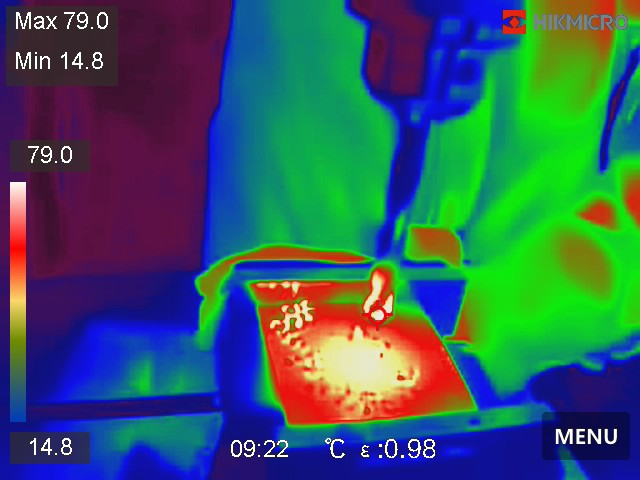
#> input picture Tercera Entrega/1.jpg, 640 x 480 px
$ jupyter execute --allow-errors 'Proyecto Visión de MáquinaAV2.ipynb'
#> lines starting #> are read from the running program, lines starting #| are printed output that depends on the picture; after the words box and inside, x2 and y2 are one past the last pixel; in counts of white or black regions, pixels touching at a corner belong together
<p style="font-size:300%; text-align:center;line-height : 80px; margin : 0; padding : 0;font-weight:bold">
Tercer avance proyecto - Visión de máquina</p>

Integrantes:
<ul style="font-size:120%; line-height : 30px; margin-top : 0; ">
  <li>Mateo Andres Rodriguez</li>
  <li>Sebastian Campiño Figueroa</li>
</ul>

##  El avance presente no contiene el código del primer avance dentro de este notebook, para revisar el avance previo por favor revisar el notebook de la primera entrega

# Diagrama de flujo proyecto

[cell 1]
import cv2
import numpy as np
import matplotlib.pyplot as plt
from PIL import Image
import pytesseract

# Set the Tesseract executable path
pytesseract.pytesseract.tesseract_cmd = r'C:\Users\pc\AppData\Local\Tesseract-OCR\tesseract.exe'


# Cargar la imagen original y convertirla a escala de grises
image = cv2.imread('1.jpg')
#> image is the input picture: shape (480, 640, 3); mean B, G, R 95.8, 90.7, 54.4
gray = cv2.imread('1.jpg', 0)
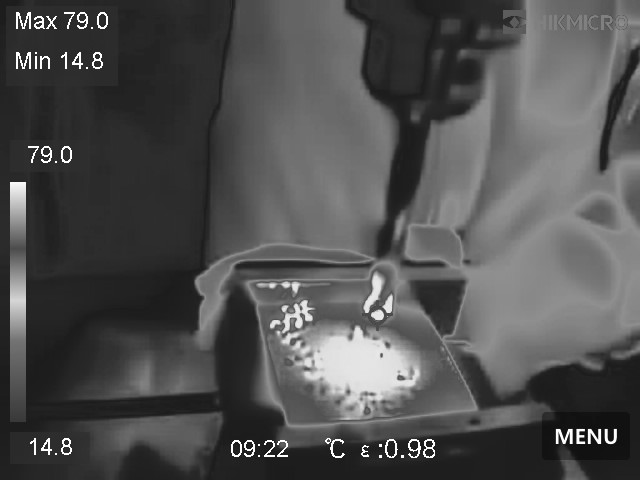
#> gray: shape (480, 640); min 6, max 255, mean 80.5

[cell 2]
import os
from PIL import Image

# Utilizando barras invertidas dobles
carpeta_principal = 'C:\\Users\\Pc\\Desktop\\VisionDeMaquina\\Proyecto\\ProyectoVisionMaquina2023-2\\Tercera Entrega\\Dataset'

# Función para procesar las imágenes
def procesar_imagen(ruta_imagen):
#> called with ruta_imagen = 'Tercera Entrega/Dataset/10.jpeg'
    try:
        # Abre la imagen
        imagen = Image.open(ruta_imagen)
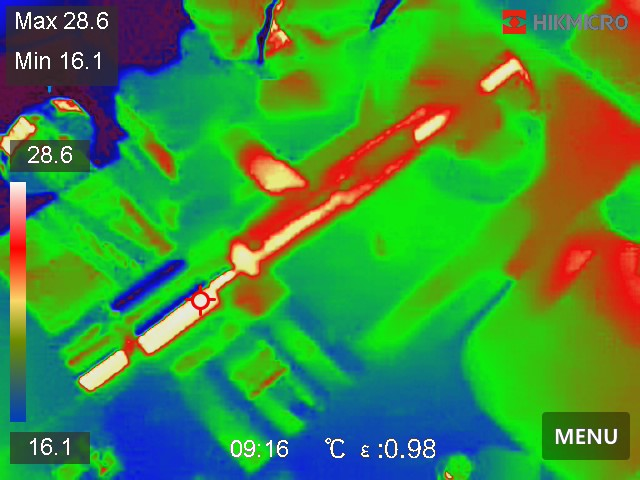
#> input picture Tercera Entrega/Dataset/10.jpeg, 640 x 480 px
#> imagen is the input picture: PIL image 640x480 RGB; mean R, G, B 63.5, 142.6, 61.1

        # Aquí puedes realizar cualquier procesamiento necesario en la imagen
        # Por ejemplo, cambiar el tamaño, convertir a blanco y negro, etc.

        # Guarda la imagen procesada o realiza alguna operación con ella
        # imagen.save('nueva_ruta/imagen_procesada.jpg')

        # Muestra información de la imagen (opcional)
        print(f"Procesando imagen: {ruta_imagen}, Tamaño: {imagen.size}, Formato: {imagen.format}")
#| Procesando imagen: Tercera Entrega/Dataset/10.jpeg, Tamaño: (640, 480), Formato: JPEG

        # Cierra la imagen
        imagen.close()
    except Exception as e:
        print(f"No se pudo procesar la imagen {ruta_imagen}: {e}")

# Itera a través de todas las carpetas y archivos en la carpeta principal
for ruta_carpeta, _, archivos in os.walk(carpeta_principal):
    for archivo in archivos:
        # Verifica si el archivo es una imagen (puedes agregar más extensiones si es necesario)
        if archivo.endswith(('.jpg', '.jpeg', '.png', '.gif')):
            ruta_imagen = os.path.join(ruta_carpeta, archivo)
            procesar_imagen(ruta_imagen)

[cell 3]
# Convertir la imagen original a formato RGB para mostrar colores adecuadamente
image_rgb = cv2.cvtColor(image, cv2.COLOR_BGR2RGB)

# Mostrar la imagen RGB original
plt.imshow(image_rgb)
plt.title('Imagen RGB Original')
plt.axis('off')  # Ocultar los ejes
plt.show()

# Mostrar la imagen en su forma cargada
plt.imshow(image)
plt.title('Imagen Cargada')
plt.axis('off')  # Ocultar los ejes
plt.show()

# Mostrar la imagen en escala de grises
plt.show()
plt.imshow(gray)
plt.title('Imagen en Escala de Grises')
plt.axis('off')  # Ocultar los ejes
plt.show()

[cell 4]
# Detectar bordes en la imagen en escala de grises
edged = cv2.Canny(gray, 50, 200)
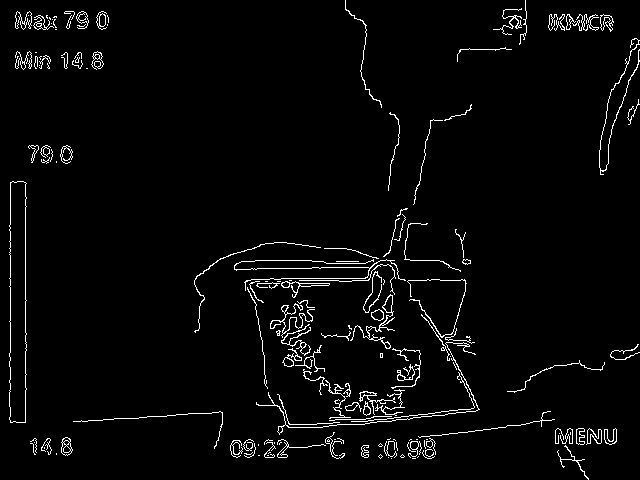
#> edged: shape (480, 640); 3.1% white in thin lines or dots

# Mostrar los bordes detectados
plt.show()
plt.show()
plt.imshow(edged)
plt.title('Bordes Detectados')
plt.axis('off')  # Ocultar los ejes
plt.show()

[cell 5]
# Encontrar los contornos en los bordes detectados
contours, _ = cv2.findContours(edged, cv2.RETR_EXTERNAL, cv2.CHAIN_APPROX_SIMPLE)
#> contours = 154 contours, 106 with area under 20; largest, box (x1, y1, x2, y2) and area: (9, 181, 27, 423) 3666, (350, 294, 395, 349) 204, (61, 437, 73, 456) 145, (15, 11, 32, 30) 142, (586, 428, 602, 445) 126
print(contours)
#| [array([[[412, 458]],
#|        [[415, 458]]], dtype=int32), array([[[391, 458]]], dtype=int32), array([[[388, 457]]], dtype=int32), array([[[418, 456]],
#|        [[417, 457]]], dtype=int32), array([[[267, 455]],
#|        [[268, 455]]], dtype=int32), array([[[258, 455]],
#|        [[259, 455]]], dtype=int32), array([[[402, 454]],
#|        [[400, 456]],
#> (further printed lines are left out)

[cell 6]
for contour in contours:
    # Filtrar contornos por área (ajustar el valor si es necesario)
    if cv2.contourArea(contour) > 1000:
        # Obtener las coordenadas del rectángulo del contorno
        x, y, w, h = cv2.boundingRect(contour)

        # Dibujar un rectángulo alrededor del área de interés en color rojo
        cv2.rectangle(image_rgb, (x, y), (x + w, y + h), (255, 0, 0), 2)  # Rojo: BGR (0, 0, 255)

        # Imprimir las coordenadas de los 4 puntos del rectángulo, la altura, el ancho y el área
        print("Coordenadas del rectángulo:", (x, y), (x + w, y + h))
        print("Altura:", h)
        print("Ancho:", w)
        print("Área:", cv2.contourArea(contour))

        x_ref = x
        y_ref = y
        x2_ref = x + w
        y2_ref = y + h
#> this loop made 154 passes
#> (x, y, w, h, x_ref, y_ref, x2_ref, y2_ref) on pass 105: (9, 181, 18, 242, 9, 181, 27, 423)
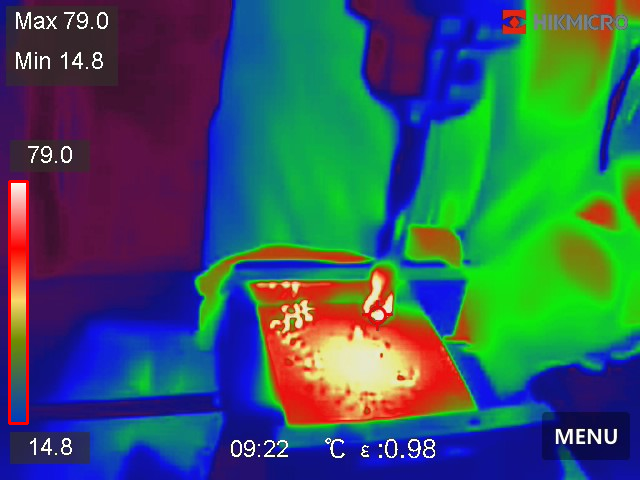
#> image_rgb: shape (480, 640, 3); mean R, G, B 55.3, 90.5, 95.3

# Mostrar la imagen con los contornos resaltados en color blanco
plt.show()
plt.show()
plt.imshow(image_rgb)
plt.title('Áreas de Interés con Contornos')
plt.axis('off')  # Ocultar los ejes
plt.show()

[cell 7]
# Aplicar umbralización a la imagen en escala de grises
ret, thresh1 = cv2.threshold(gray, 250, 255, cv2.THRESH_BINARY)
#> thresh1: shape (480, 640); 0.65% white in thin lines or dots, all inside (x1, y1, x2, y2) = (10, 12, 616, 458)

# Mostrar la imagen umbralizada
plt.show()
plt.imshow(thresh1)
plt.title('Imagen Umbralizada')
plt.axis('off')  # Ocultar los ejes
plt.show()

[cell 8]
# Imprimir la matriz de umbralización
print(thresh1)

# Crear un kernel para operaciones morfológicas
kernel = np.ones((20, 20), np.uint8)

# Realizar una operación de cierre morfológico en la imagen umbralizada
joined = cv2.morphologyEx(thresh1, cv2.MORPH_CLOSE, kernel)
#> joined: shape (480, 640); 2.5% white; 8 white regions

# Encontrar contornos en la imagen después del cierre morfológico
contours, _ = cv2.findContours(joined, cv2.RETR_EXTERNAL, cv2.CHAIN_APPROX_SIMPLE)
#> contours = 8 contours, 1 with area under 20; largest, box (x1, y1, x2, y2) and area: (326, 440, 436, 459) 1504, (17, 13, 109, 30) 1307, (17, 53, 104, 70) 1218, (232, 441, 289, 458) 877, (557, 430, 617, 445) 820, (29, 147, 73, 164) 619, (31, 439, 73, 456) 583

# Mostrar la imagen después del cierre morfológico
plt.show()
plt.imshow(joined)
plt.title('Imagen después del Cierre Morfológico')
plt.axis('off')  # Ocultar los ejes
plt.show()

[cell 9]
# Crear una copia de la imagen umbralizada
out = thresh1.copy()

# Lista para almacenar las coordenadas de los rectángulos
rectangles_coordinates = []
rectangles_coordinates.append(((x, y), (x + w, y + h)))

# Iterar a través de los contornos después del cierre morfológico
for contour in contours:
    # Filtrar contornos por área (ajustar el valor si es necesario)
    if cv2.contourArea(contour) > 100:
        x, y, w, h = cv2.boundingRect(contour)

        rectangles_coordinates.append(((x, y), (x + w, y + h)))

        # Dibujar un rectángulo alrededor del área de interés en la imagen RGB original
        cv2.rectangle(image_rgb, (x, y), (x + w, y + h), (255, 0, 0), 2)

        # Dibujar un rectángulo en la copia de la imagen umbralizada
        cv2.rectangle(out, (x, y), (x + w, y + h), (255, 0, 0), 2)
#> this loop made 8 passes
#> (x, y, w, h) on passes 1, 2, 3, 4, 6, 7, 8: (232, 441, 57, 17), (326, 440, 110, 19), (31, 439, 42, 17), (557, 430, 60, 15), (29, 147, 44, 17), (17, 53, 87, 17), (17, 13, 92, 17)
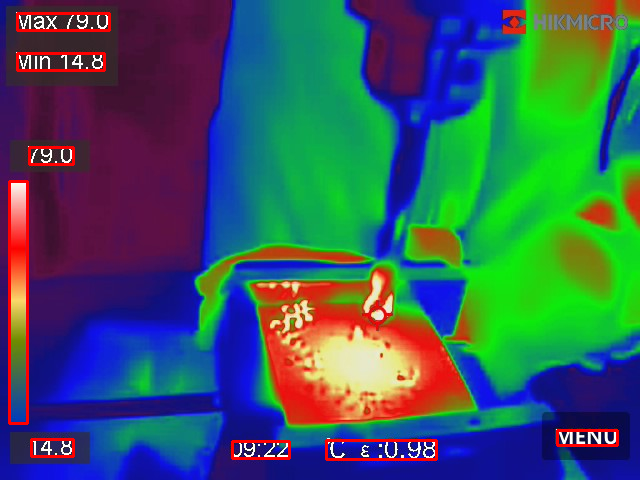
#> image_rgb: shape (480, 640, 3); 1.18% of pixels changed, all inside (x1, y1, x2, y2) = (16, 12, 619, 461)
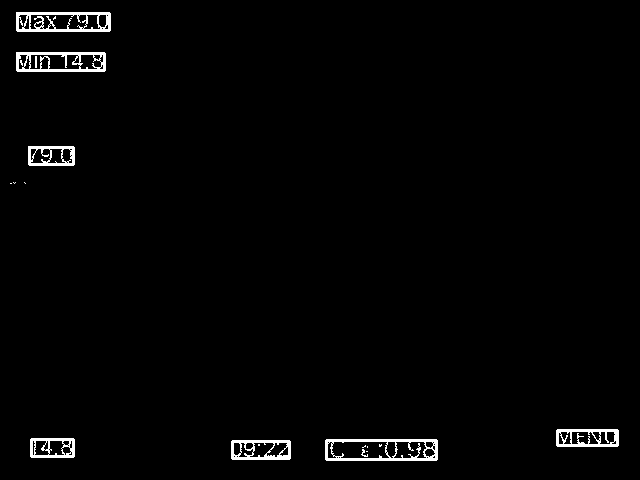
#> out: shape (480, 640); 1.7% white; 19 white regions (10 under 20 px), largest, box (x1, y1, x2, y2) and area: (325, 439, 438, 461) 1015, (16, 12, 111, 32) 955, (16, 52, 106, 72) 868
#> after the loop, rectangles_coordinates = [((9, 181), (27, 423)), ((232, 441), (289, 458)), ((326, 440), (436, 459)), ((31, 439), (73, 456)), ((557, 430), (617, 445)), ((29, 147), (73, 164)), ((17, 53), (104, 70)), ((17, 13), (109, 30))]


# Mostrar la copia de la imagen umbralizada con los contornos
plt.show()
plt.imshow(out)
plt.title('Copia de la Imagen Umbralizada con Contornos')
plt.axis('off')  # Ocultar los ejes
plt.show()

# Mostrar la imagen RGB original con los contornos
plt.show()
plt.imshow(image_rgb)
plt.title('Imagen RGB Original con Contornos')
plt.axis('off')  # Ocultar los ejes
plt.show()

# Imprimir las coordenadas de los rectángulos
print("Coordenadas de los Rectángulos:")
for i, coord in enumerate(rectangles_coordinates, start=1):
    print(f"Rectángulo {i}: {coord}")
#> this loop made 8 passes

[cell 10]
# Variables para los rectángulos más cercanos en las esquinas superior derecha e izquierda
top_right_rectangle = None
bottom_right_rectangle = None
min_distance_top_right = float('inf')
min_distance_bottom_right = float('inf')

# Lista para almacenar las coordenadas de los rectángulos
coordinates_ranges = []

# Iterar a través de los contornos y seleccionar los rectángulos más cercanos
for contour in contours:
    x, y, w, h = cv2.boundingRect(contour)
    center_x = x + w // 2
    center_y = y + h // 2

    # Calcular la distancia desde el centro del rectángulo de referencia
    distance = np.sqrt((center_x - (x_ref + x2_ref / 2)) ** 2 + (center_y - (y_ref + y2_ref / 2)) ** 2)

    # Seleccionar el rectángulo más cercano a la esquina superior derecha
    if center_x > (x2_ref) and center_y < (y2_ref) and distance < min_distance_top_right:
        top_right_rectangle = (x, y, w, h)
        min_distance_top_right = distance

    # Seleccionar el rectángulo más cercano a la esquina inferior derecha
    if center_x > (x2_ref) and center_y > (y2_ref) and distance < min_distance_bottom_right:
        bottom_right_rectangle = (x, y, w, h)
        min_distance_bottom_right = distance
#> this loop made 8 passes
#> (x, y, w, h, center_x, center_y, distance, min_distance_bottom_right) on passes 1, 3: (232, 441, 57, 17, 260, 449, 244.1, 244.1), (31, 439, 42, 17, 52, 447, 61.97, 61.97)
#> after the loop, min_distance_bottom_right = 61.97; min_distance_top_right = 239.2

# Agregar las coordenadas de los rectángulos a la lista
if top_right_rectangle is not None:
    coordinates_ranges.append(top_right_rectangle)
if bottom_right_rectangle is not None:
    coordinates_ranges.append(bottom_right_rectangle)

# Crear una copia de la imagen RGB original para dibujar los rectángulos
image_rgb_copy = image_rgb.copy()

# Dibujar el rectángulo de referencia en blanco
cv2.rectangle(image_rgb_copy, (x_ref, y_ref), (x2_ref, y2_ref), (255, 255, 255), 2)  # Blanco: BGR (255, 255, 255)
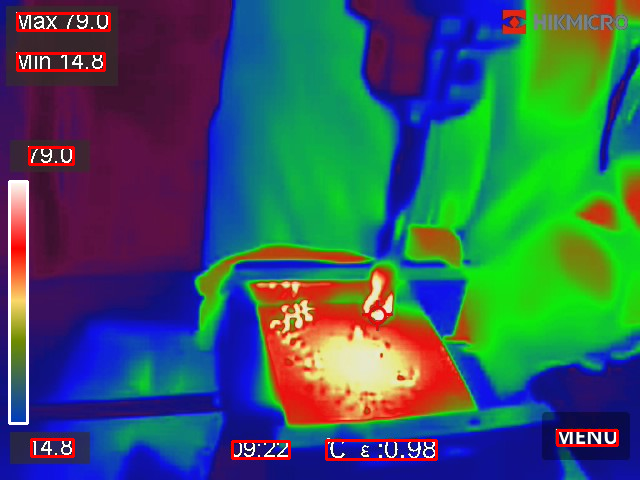
#> image_rgb_copy: shape (480, 640, 3); 0.51% of pixels changed, all inside (x1, y1, x2, y2) = (8, 180, 29, 425)

# Dibujar los rectángulos más cercanos en verde
for rect in coordinates_ranges:
    x, y, w, h = rect
    cv2.rectangle(image_rgb_copy, (x, y), (x + w, y + h), (0, 255, 0), 2)  # Verde: BGR (0, 255, 0)
#> this loop made 2 passes
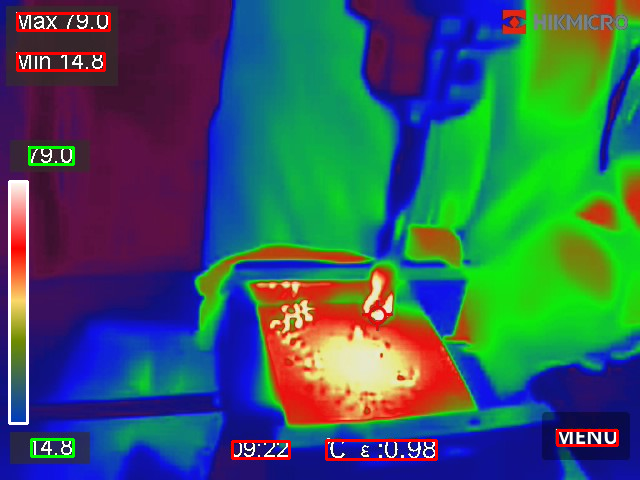
#> image_rgb_copy: shape (480, 640, 3); 0.23% of pixels changed, all inside (x1, y1, x2, y2) = (28, 146, 75, 458)

# Mostrar la imagen con los rectángulos resaltados
plt.show()
plt.imshow(image_rgb_copy)
plt.title('Rectángulo de Referencia en Blanco, Rectángulos Más Cercanos en Verde')
plt.axis('off')  # Ocultar los ejes
plt.show()

#print(x_ref,y_ref)
#print(x2_ref,y2_ref)

# Imprimir las coordenadas de los rectángulos
print("Coordenadas de los rectángulos:", coordinates_ranges)

[cell 11]
image = cv2.imread('1.jpg')
image_rgb = cv2.cvtColor(image, cv2.COLOR_BGR2RGB)

# Define the coordinates of the green rectangles (top and bottom)
top_rectangle = coordinates_ranges[0]
#> top_rectangle = (29, 147, 44, 17)
bottom_rectangle = coordinates_ranges[1]
#> bottom_rectangle = (31, 439, 42, 17)

# Increase the size of the green rectangles by 20%
green_rectangle_expansion = 0.2  # 20% expansion

top_rectangle_expanded = (
    int(top_rectangle[0] - top_rectangle[2] * green_rectangle_expansion),
    int(top_rectangle[1] - top_rectangle[3] * green_rectangle_expansion),
    int(top_rectangle[2] * (1 + 2 * green_rectangle_expansion)),
    int(top_rectangle[3] * (1 + 2 * green_rectangle_expansion))
)
#> top_rectangle_expanded = (20, 143, 61, 23)

bottom_rectangle_expanded = (
    int(bottom_rectangle[0] - bottom_rectangle[2] * green_rectangle_expansion),
    int(bottom_rectangle[1] - bottom_rectangle[3] * green_rectangle_expansion),
    int(bottom_rectangle[2] * (1 + 2 * green_rectangle_expansion)),
    int(bottom_rectangle[3] * (1 + 2 * green_rectangle_expansion))
)
#> bottom_rectangle_expanded = (22, 435, 58, 23)

# Extract temperature values from the expanded green rectangles
top_roi_expanded = image_rgb[top_rectangle_expanded[1]:top_rectangle_expanded[1] + top_rectangle_expanded[3],
                             top_rectangle_expanded[0]:top_rectangle_expanded[0] + top_rectangle_expanded[2]]

bottom_roi_expanded = image_rgb[bottom_rectangle_expanded[1]:bottom_rectangle_expanded[1] + bottom_rectangle_expanded[3],
                                bottom_rectangle_expanded[0]:bottom_rectangle_expanded[0] + bottom_rectangle_expanded[2]]

custom_config = r'--oem 3 --psm 6'
#> (the rest of this cell did not finish here and is left out)

[cell 12]
img1color = cv2.cvtColor(image, cv2.COLOR_BGR2RGB)
plt.figure(figsize=(20,20))
plt.subplot(131),plt.imshow(img1color[:,:,0], cmap=plt.cm.gray), plt.title('Plano R (1)', fontsize = 12)
plt.subplot(132),plt.imshow(img1color[:,:,1], cmap=plt.cm.gray), plt.title('Plano G (1)', fontsize = 12)
plt.subplot(133),plt.imshow(img1color[:,:,2], cmap=plt.cm.gray), plt.title('Plano B (1)', fontsize = 12)
plt.show()

[cell 13]
import cv2
import numpy as np
import matplotlib.pyplot as plt

# Lee la imagen
image = cv2.imread('1.jpg')

# Extrae el canal rojo
red_channel = image[:, :, 2]

# Aplica el umbral binario
threshold_value = 200
_, red_channel_thresholded = cv2.threshold(red_channel, threshold_value, 255, cv2.THRESH_BINARY)
#> red_channel_thresholded: shape (480, 640); 7.9% white; 56 white regions (17 under 20 px), largest, box (x1, y1, x2, y2) and area: (253, 270, 463, 423) 18880, (10, 182, 26, 316) 2126, (629, 193, 640, 213) 155

# Crea una nueva imagen umbralizada con solo los valores de rojo mayores a 200
red_image_thresholded = np.zeros_like(image, dtype=np.uint8)
red_image_thresholded[:, :, 2] = red_channel_thresholded

# Muestra la imagen original, el canal rojo y la imagen umbralizada en el canal rojo
plt.figure(figsize=(12, 8))

plt.subplot(221), plt.imshow(cv2.cvtColor(image, cv2.COLOR_BGR2RGB))
plt.title('Imagen Original')
plt.axis('off')

plt.subplot(222), plt.imshow(red_channel, cmap='gray')
plt.title('Canal Rojo')
plt.axis('off')

plt.subplot(223), plt.imshow(cv2.cvtColor(red_image_thresholded, cv2.COLOR_BGR2RGB))
plt.title('Imagen Umbralizada (R > 200)')
plt.axis('off')

plt.subplot(224)
plt.hist(red_channel.ravel(), bins=256, color='red', alpha=0.7, rwidth=0.8)
plt.axvline(x=threshold_value, color='black', linestyle='dashed', linewidth=1.5)
plt.title('Histograma - Canal Rojo con Umbral')
plt.xlabel('Intensidad de Píxeles')
plt.ylabel('Frecuencia')

plt.show()

[cell 14]
# Lee la imagen
image = cv2.imread('1.jpg')

# Extrae el canal rojo
red_channel = image[:, :, 2]

# Muestra la imagen con el canal rojo
plt.figure(figsize=(10, 10))
plt.subplot(311), plt.imshow(cv2.cvtColor(image, cv2.COLOR_BGR2RGB))
plt.title('Imagen Original')
plt.axis('off')

plt.subplot(312), plt.imshow(red_channel, cmap='gray')
plt.title('Canal Rojo')
plt.axis('off')

# Muestra el histograma del canal rojo
plt.subplot(313)
plt.hist(red_channel.ravel(), bins=256, color='red', alpha=0.7, rwidth=0.8)
plt.title('Histograma - Canal Rojo')
plt.xlabel('Intensidad de Píxeles')
plt.ylabel('Frecuencia')

plt.show()
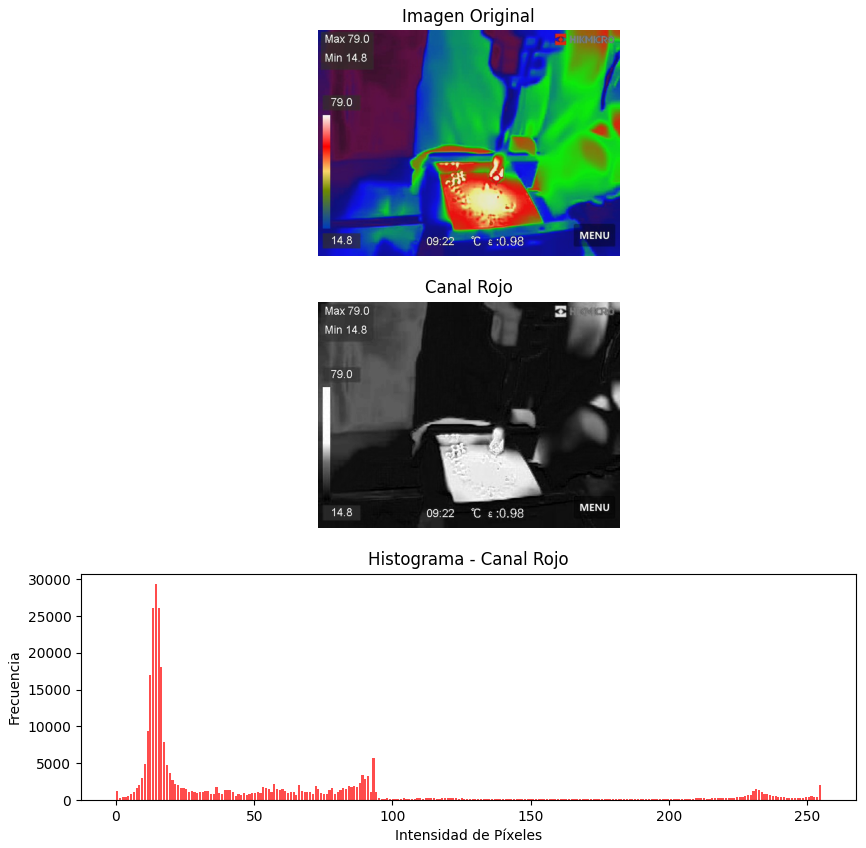
#> figure drawn by matplotlib, 3 panels; panel 3: tallest bar 29336 high, from x = 14.04 to 14.84

# Mayor intensidad - mayor presencia de tonos de rojo, mayor intensidad zonas más blancas

[cell 15]
# Lee la imagen
image = cv2.imread('1.jpg')

# Extrae el canal rojo
red_channel = image[:, :, 2]

# Aplica el método de Otsu para encontrar el umbral automáticamente
_, otsu_threshold = cv2.threshold(red_channel, 0, 255, cv2.THRESH_BINARY + cv2.THRESH_OTSU)
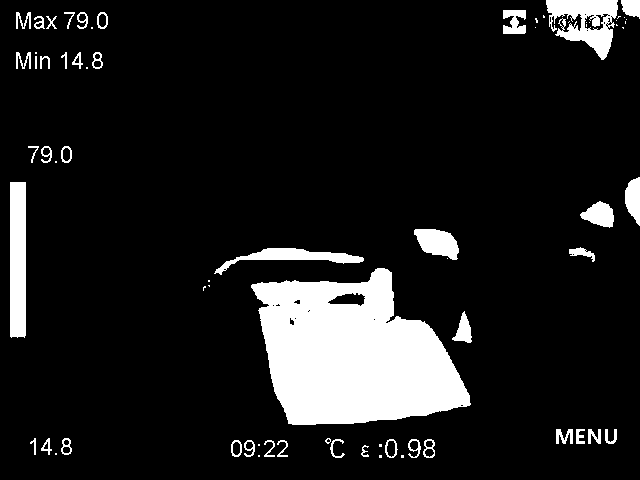
#> otsu_threshold: shape (480, 640); 11.4% white; 71 white regions (29 under 20 px), largest, box (x1, y1, x2, y2) and area: (251, 268, 471, 425) 23149, (10, 182, 26, 338) 2482, (546, 0, 618, 60) 2383

# Crea una nueva imagen umbralizada con el umbral de Otsu
red_image_thresholded_otsu = np.zeros_like(image, dtype=np.uint8)
red_image_thresholded_otsu[:, :, 2] = otsu_threshold

# Muestra la imagen original, el canal rojo y la imagen umbralizada con Otsu en el canal rojo
plt.figure(figsize=(12, 10))

plt.subplot(331), plt.imshow(cv2.cvtColor(image, cv2.COLOR_BGR2RGB))
plt.title('Imagen Original')
plt.axis('off')

plt.subplot(332), plt.imshow(red_channel, cmap='gray')
plt.title('Canal Rojo')
plt.axis('off')

plt.subplot(333), plt.imshow(cv2.cvtColor(red_image_thresholded_otsu, cv2.COLOR_BGR2RGB))
plt.title('Imagen Umbralizada (Otsu)')
plt.axis('off')


plt.show()
#> (the rest of the program and of its run is left out)
